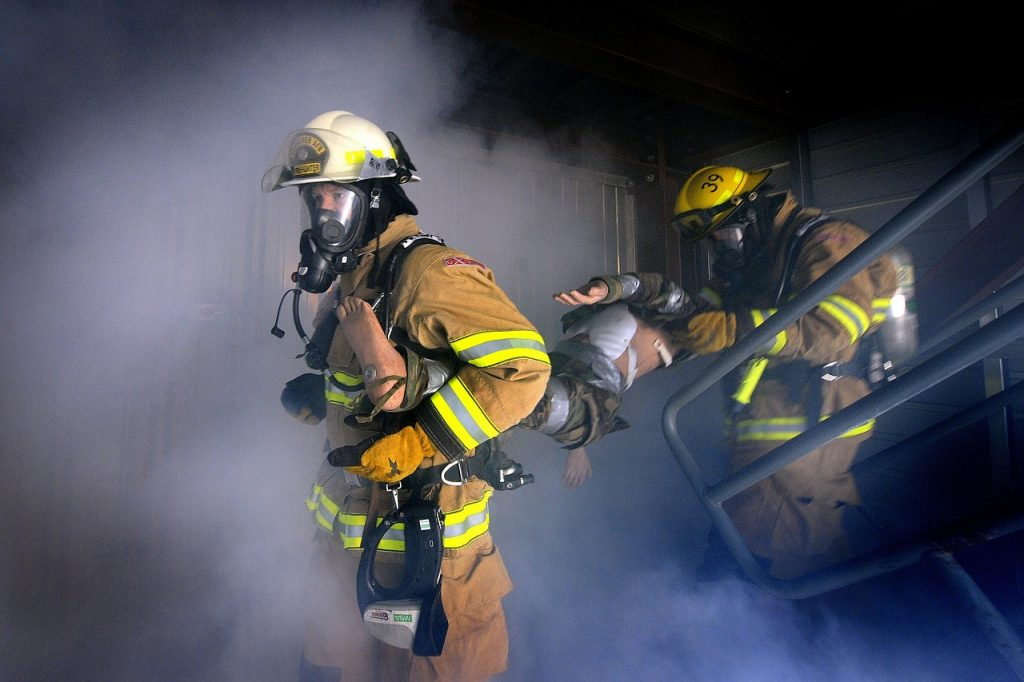
#> input picture imagem/fumaca.jpg, 1024 x 682 px
$ python equlizerHistogra.py
#> lines starting #> are read from the running program, lines starting #| are printed output that depends on the picture


#OBS:
# imgens superexpostas(com muita luminosidade) o histograma apresenta elementos mais concentrados a direita
# imagens subexpostas (com baixa luminosidade) apresenta elementos concentrados a esquerda
#imagens com baixo nivel de contraste ou seja menor nitidez o seu histograma ´é mais estreito e os elementos são concentrados em intervalos menores
# imgens com alto nivel de constrasate apresentam histogramas largos com elementos distribuidos por toda faixa de tons de cinza disponivel

'''
O	 objetivo	 da	 equalização	 de	 histograma	 é	 justamente
modificar	 a	 tonalidade	 dos	 pixels	 da	 imagem,	 com	 intuito	 de
redistribuir	 o	 histograma.	 Isso	 resultará	 em	 uma	 imagem	 mais
nítida,	contendo	 pixels	 com	 tonalidades	 de	cinza	variando	 de	0	a 255
'''

import cv2
import matplotlib
import numpy as np
from matplotlib import pyplot as grafico

imagemOriginal = cv2.imread('./imagem/fumaca.jpg', 0)
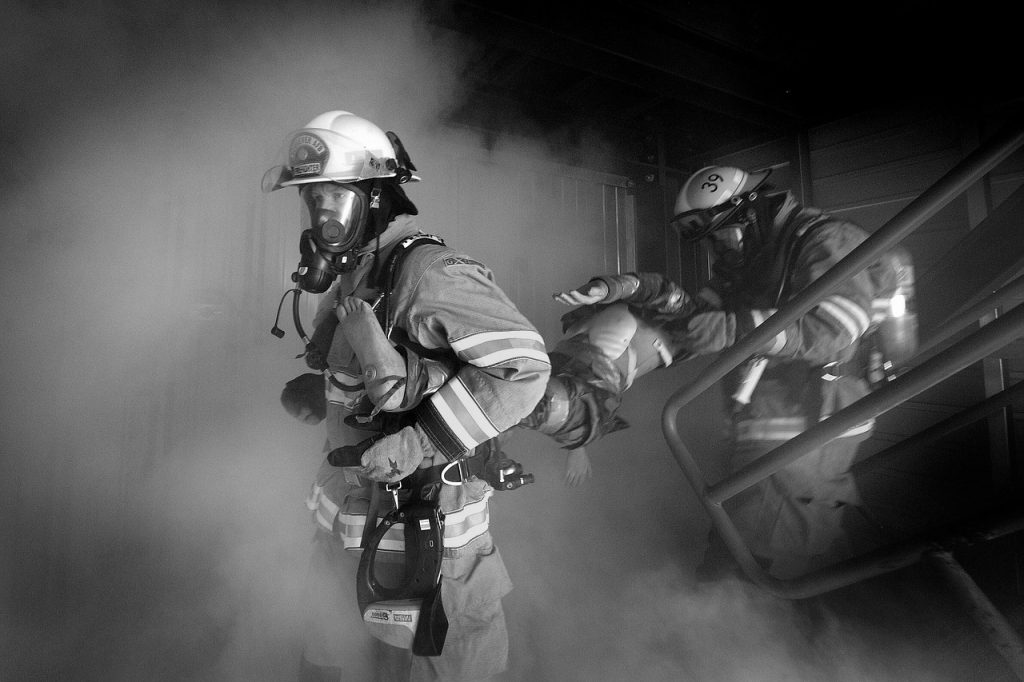
#> imagemOriginal: shape (682, 1024); min 0, max 255, mean 79.8

#img_gray = cv2.cvtColor(imagemOriginal, cv2.COLOR_BGRA2GRAY)

imagemEqualizada = cv2.equalizeHist(imagemOriginal)
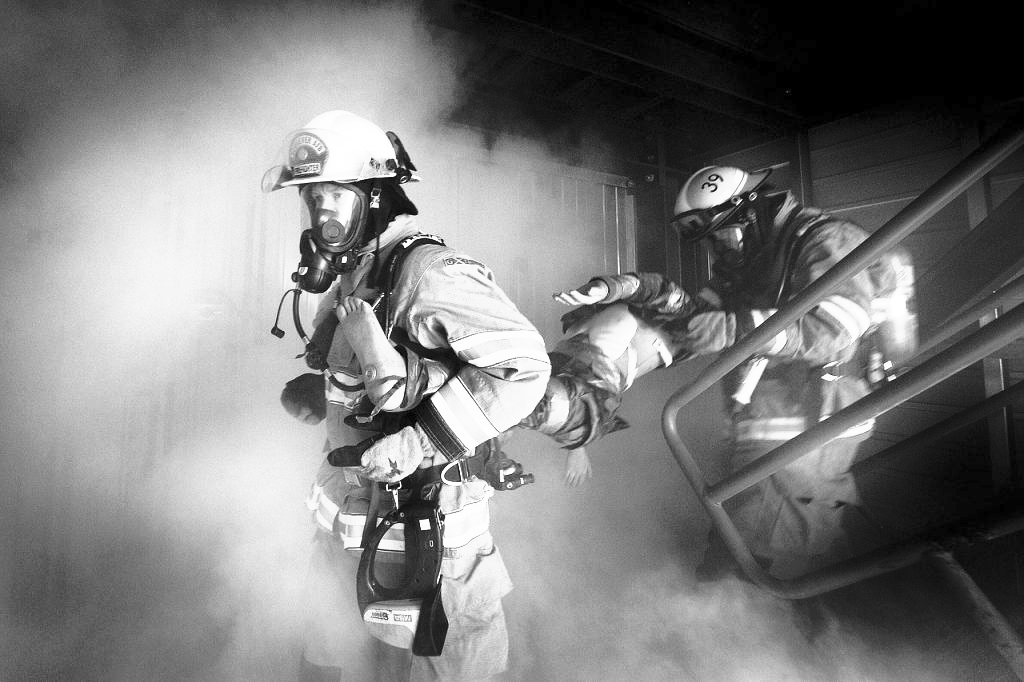
#> imagemEqualizada: shape (682, 1024); min 0, max 255, mean 123.1

cv2.imshow('Imagem Original', imagemOriginal)

cv2.imshow('Imagem Equalizada', imagemEqualizada)

grafico.hist(imagemOriginal.ravel(), 256, [0, 256])

grafico.figure()
grafico.hist(imagemEqualizada.ravel(), 256, [0,256])

grafico.show()
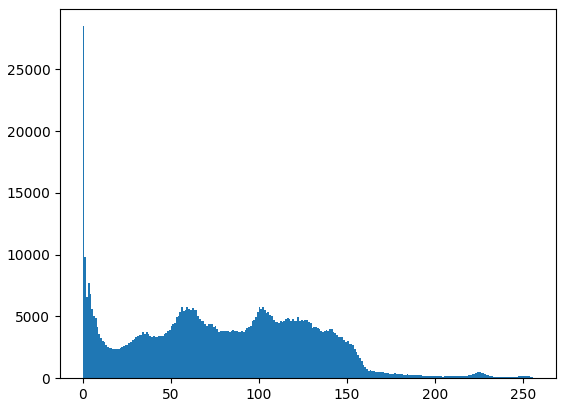
#> figure drawn by matplotlib, 1 panel; tallest bar 28484 high, from x = 0 to 1
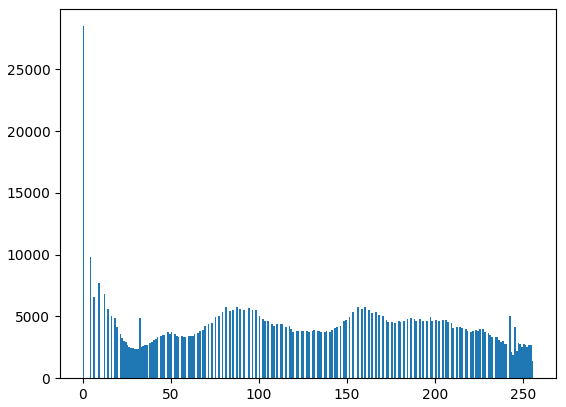
#> figure drawn by matplotlib, 1 panel; tallest bar 28484 high, from x = 0 to 1


#continua na pagina do livro 95

$ run again, with imagem/fichap.JPG copied over imagem/fumaca.jpg
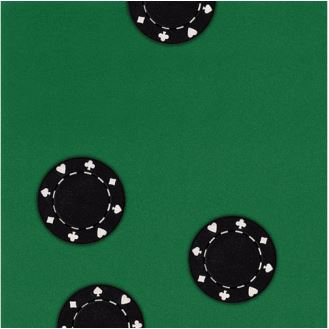
#> input picture imagem/fichap.JPG, 329 x 329 px
#> `imagemEqualizada = cv2.equalizeHist(imagemOriginal)`:
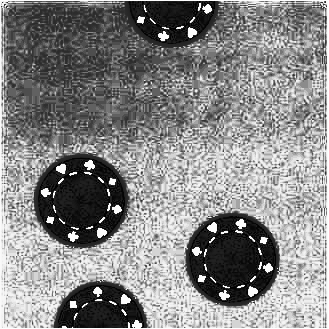
#> imagemEqualizada: shape (329, 329); min 0, max 255, mean 134.9
#> `grafico.show()`:
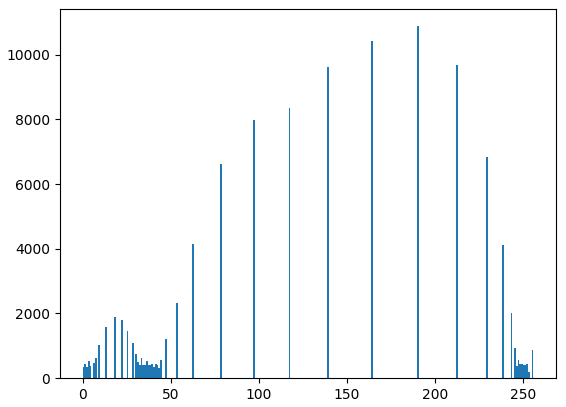
#> figure drawn by matplotlib, 1 panel; tallest bar 10880 high, from x = 190 to 191

$ run again, with imagem/fichaspretas.JPG copied over imagem/fumaca.jpg
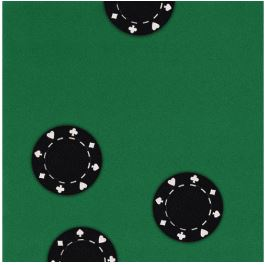
#> input picture imagem/fichaspretas.JPG, 265 x 265 px
#> `imagemEqualizada = cv2.equalizeHist(imagemOriginal)`:
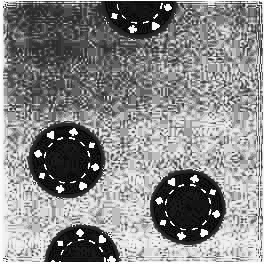
#> imagemEqualizada: shape (265, 265); min 0, max 255, mean 136.6
#> `grafico.show()`:
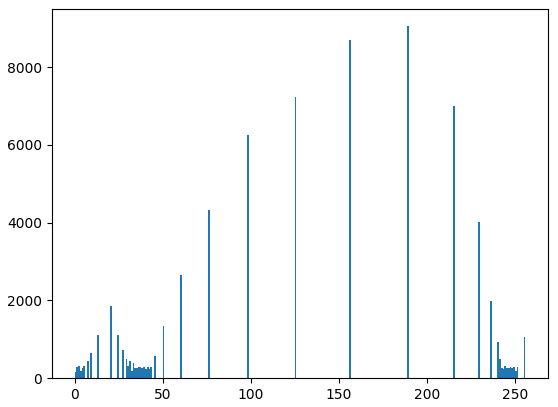
#> figure drawn by matplotlib, 1 panel; tallest bar 9050 high, from x = 189 to 190
